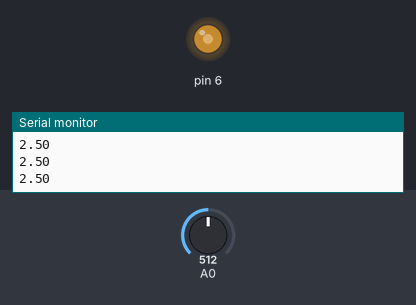
Recording of a sketch running on a simulated Arduino Uno, built with avr-gcc and run on an emulated ATmega328P. On the bench: output pins drawn as LEDs (lit = HIGH), the last lines printed to the serial monitor. The inputs (shaded band) are chosen by the test bench; at power-on: A0 = 512.

Above: at 1.2 s.
1.3 s: A0 set to 716
At 1.8 s:
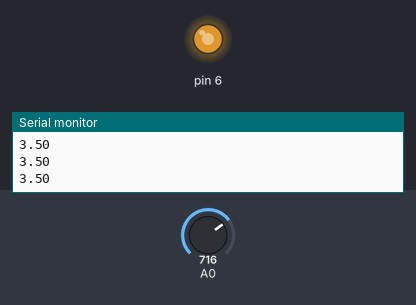
2.8 s: A0 set to 900
At 4.0 s:
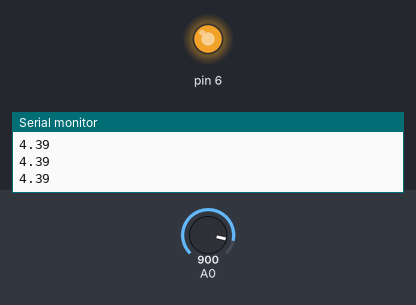
4.3 s: A0 set to 1023
At 5.3 s:
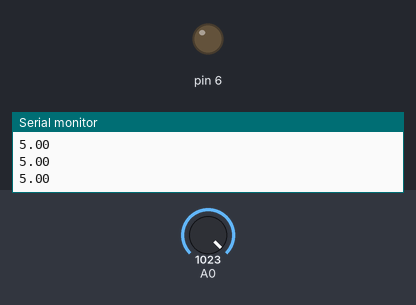
5.8 s: A0 set to 246
At 6.4 s:
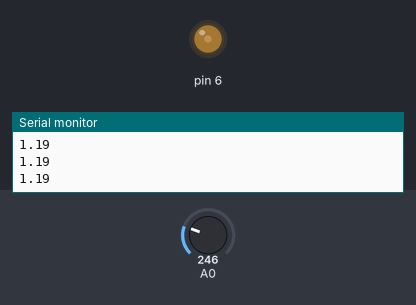
7.3 s: A0 set to 0
At 8.6 s:
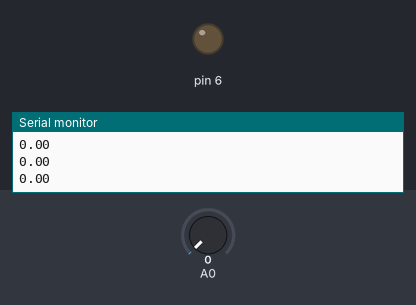
Timing chart, 0 to 9.8 s (numbered marks = the images above; inputs shaded):
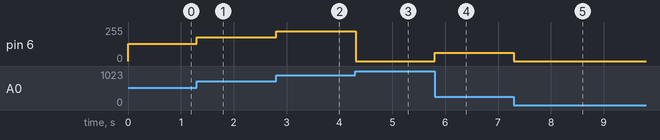

Measured:
- after the input at 1.3 s, pin 6: 128/255 → 179/255 at once
- after the input at 2.8 s, pin 6: 179/255 → 225/255 at once
- after the input at 4.3 s, pin 6: 225/255 → 0/255 at once
- after the input at 5.8 s, pin 6: 0/255 → 61/255 at once
- after the input at 7.3 s, pin 6: 61/255 → 0/255 at once

The sketch:

4_PotLed.ino
```cpp
#include <stdint.h>

namespace pin {
constexpr uint8_t POT = A0;
constexpr uint8_t LED = 6;
}

namespace adc_settings {
constexpr float ADC_VOLTAGE_MAX = 5.00f;
constexpr float ADC_VOLTAGE_MIN = 0.00f;

constexpr uint16_t ADC_RESOLUTION_DEF_MAX = 1023;
constexpr uint8_t ADC_RESOLUTION_DEF_MIN = 0;
}

constexpr uint16_t VAL_RANGE_MAX = 256;
constexpr uint8_t VAL_RANGE_MIN = 0;


void setup() {
  Serial.begin(9600);
  Serial.println("Pot Deger Okuma");
}

void loop() {
  int value = map(analogRead(pin::POT), adc_settings::ADC_RESOLUTION_DEF_MIN, adc_settings::ADC_RESOLUTION_DEF_MAX, VAL_RANGE_MIN, VAL_RANGE_MAX);
  float voltage = (adc_settings::ADC_VOLTAGE_MAX / VAL_RANGE_MAX) * value;
  analogWrite(pin::LED, value);
  Serial.println(voltage);
}
```
